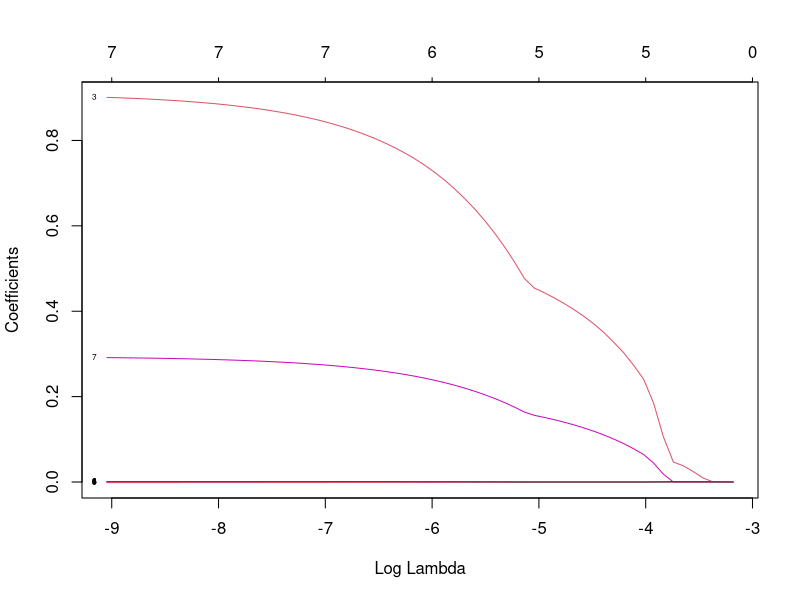
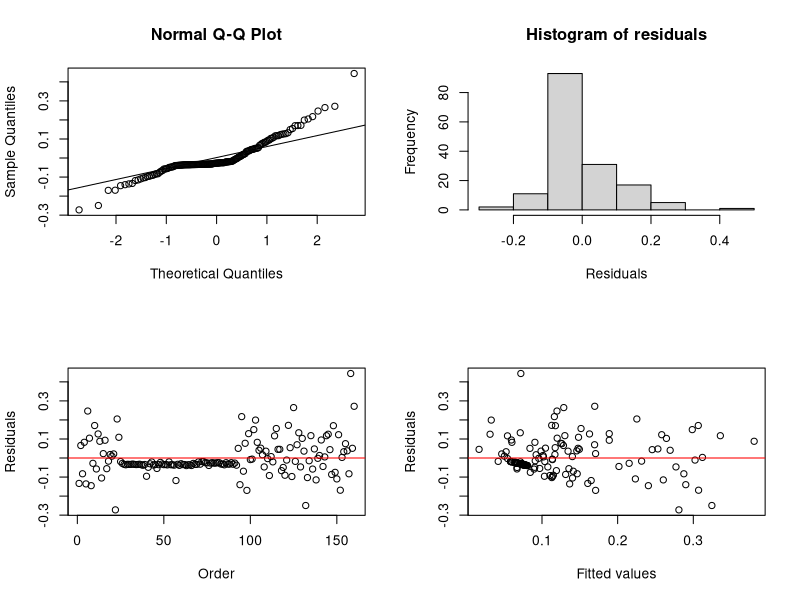
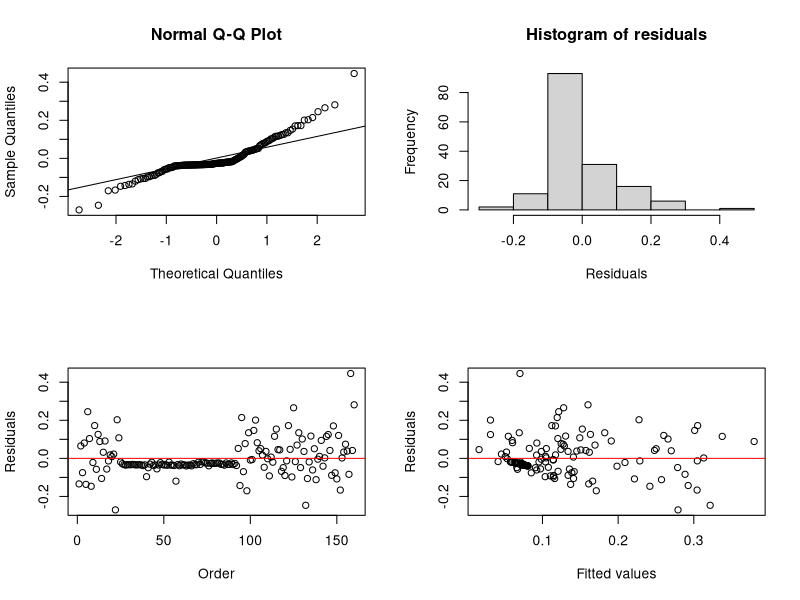
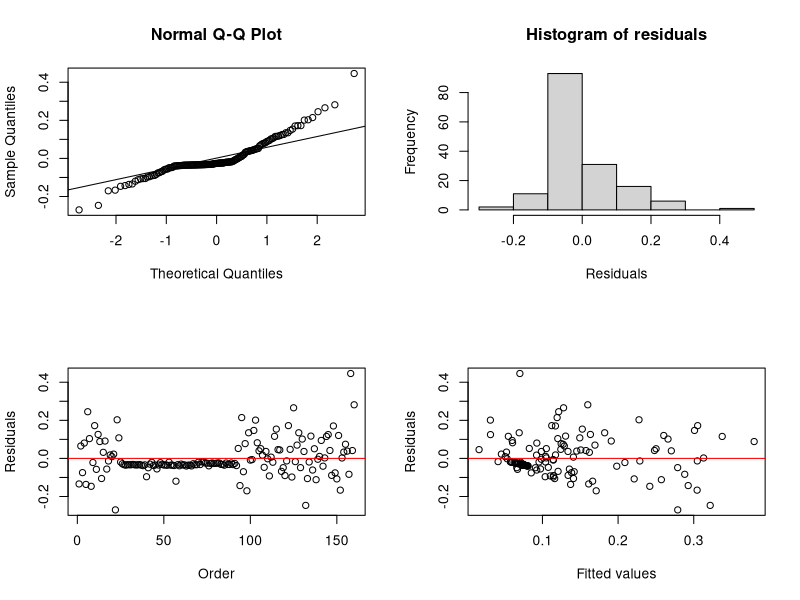

R code for these plots, in order:
## ---- chunk 1
knitr::opts_chunk$set(echo = TRUE)


library(tidyverse)
library(caret)
library(glmnet)

orbit <- read.csv("comet_data_cleaned.csv")
print(head(orbit))
## ---- chunk 2
#RQ1: Which orbital elements best predict the minimum distance between the comet and Earth (MOID)? Are all input parameters significant? Is the MOID impacted more by the orbit eccentricity (e) or its critical angles (i, w, Node)?

#Sub-setting data for clarity in linear regression modeling
#Deleted columns include Object, Ref, and Object_name since they will only lead to NANs if included in the model.

sub.orbit <- orbit[,2:11]
simple_model <- lm(MOID..AU. ~ 1, data=sub.orbit)
full_model <- lm(MOID..AU. ~., data = sub.orbit)

rq1_model_forward <- step(simple_model, scope=list(lower=simple_model, upper=full_model), direction="forward")
## ---- chunk 3
summary(rq1_model_forward)
## ---- chunk 4
rq1_model_backward <- step(full_model, scope=list(lower=simple_model, upper=full_model), direction="backward")
## ---- chunk 5
summary(rq1_model_backward)
## ---- chunk 6
# load necessary library
library(glmnet)

X <- model.matrix(MOID..AU. ~., data = sub.orbit)[, -1] # Remove the intercept column
y <- sub.orbit$MOID..AU.

# Fit the Lasso regression model

# Cross-validation to find the best lambda
cv_model <- cv.glmnet(X, y, alpha = 1)

# Get the best lambda
best_lambda <- cv_model$lambda.min
print(best_lambda)

# Fit the model with the best lambda
best_lasso_model <- glmnet(X, y, alpha = 1, lambda = best_lambda)
best_lasso_model

# Get the coefficients of the best model
coefficients <- coef(best_lasso_model)
# Convert the sparse matrix to a regular matrix
coefficients <- as.matrix(coefficients)
print(coefficients)

# Plot the coefficients against the log(lambda)
base_lasso_model <- glmnet(X, y, alpha = 1)
plot(base_lasso_model, xvar = "lambda", label = TRUE)
## ---- chunk 7
# Define a small threshold value
threshold <- 1e-6

# Identify coefficients that are not close to zero
selected_variables <- rownames(coefficients)[abs(coefficients) > threshold]

# Print the selected variables
selected_variables
## ---- chunk 8
# define linear model with lasso chosen vars
rq1_model_lasso_chosen <- lm(MOID..AU. ~ e + i..deg. + w..deg. + Node..deg. + q..AU. + P..yr., data=sub.orbit)
summary(rq1_model_lasso_chosen)
## ---- chunk 9
par(mfrow=c(2,2))
qqnorm(residuals(rq1_model_forward))
qqline(residuals(rq1_model_forward))
hist(residuals(rq1_model_forward), main="Histogram of residuals",
xlab="Residuals")
plot(residuals(rq1_model_forward), xlab="Order", ylab="Residuals")
abline(0, 0, lty=1, col="red")
plot(fitted(rq1_model_forward), residuals(rq1_model_forward), xlab="Fitted values",
ylab="Residuals")
abline(0, 0, lty=1, col="red")
## ---- chunk 10
par(mfrow=c(2,2))
qqnorm(residuals(rq1_model_backward))
qqline(residuals(rq1_model_backward))
hist(residuals(rq1_model_backward), main="Histogram of residuals",
xlab="Residuals")
plot(residuals(rq1_model_backward), xlab="Order", ylab="Residuals")
abline(0, 0, lty=1, col="red")
plot(fitted(rq1_model_backward), residuals(rq1_model_backward), xlab="Fitted values",
ylab="Residuals")
abline(0, 0, lty=1, col="red")
## ---- chunk 11
par(mfrow=c(2,2))
qqnorm(residuals(rq1_model_lasso_chosen))
qqline(residuals(rq1_model_lasso_chosen))
hist(residuals(rq1_model_lasso_chosen), main="Histogram of residuals",
xlab="Residuals")
plot(residuals(rq1_model_lasso_chosen), xlab="Order", ylab="Residuals")
abline(0, 0, lty=1, col="red")
plot(fitted(rq1_model_lasso_chosen), residuals(rq1_model_lasso_chosen), xlab="Fitted values",
ylab="Residuals")
abline(0, 0, lty=1, col="red")
